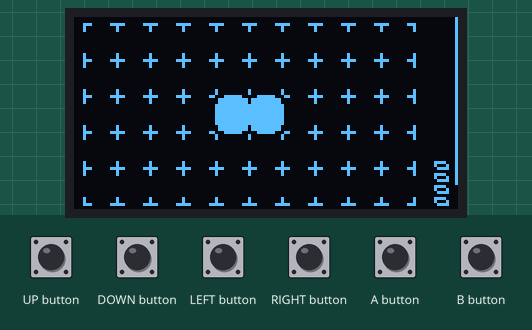
Recording of a sketch running on a simulated Arduboy, built with avr-gcc and run on an emulated ATmega32U4. Parts: 128×64 one-colour display. The inputs (shaded band) are chosen by the test bench. Random numbers use the default seed unless the sketch sets one.

Above: at 1.2 s.
1.3 s: UP button pressed for 0.15 s
At 1.44 s:
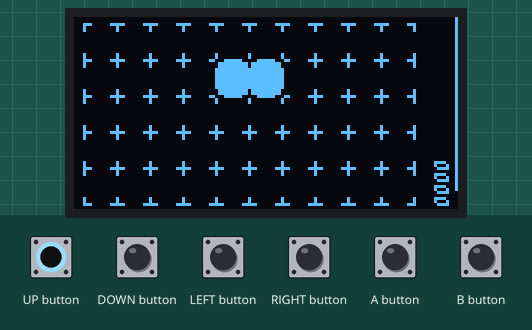
2.0 s: DOWN button pressed for 0.15 s
At 2.21 s:
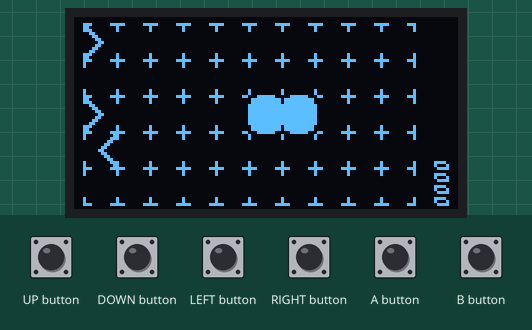
2.7 s: LEFT button pressed for 0.15 s
At 2.87 s:
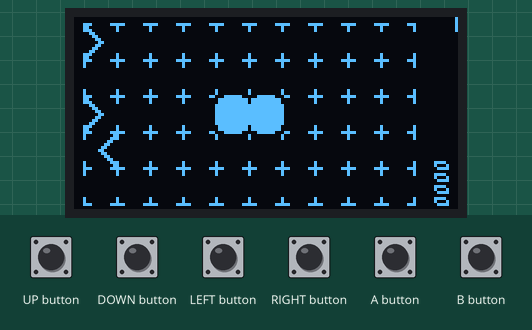
3.4 s: RIGHT button pressed for 0.15 s
At 3.66 s:
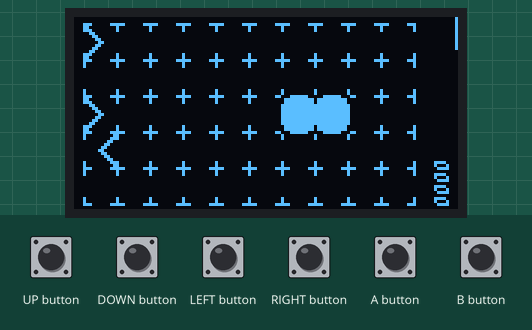
4.1 s: B button pressed for 0.15 s
At 4.74 s:
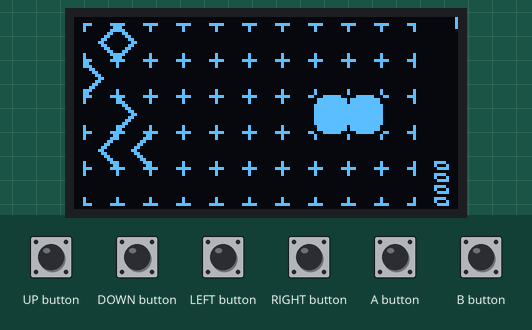
4.8 s: B button pressed for 1 s
At 32.71 s:
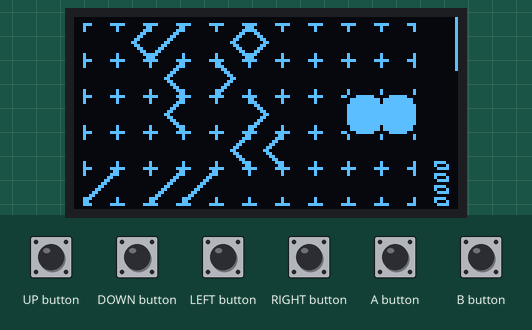

The sketch:

arduboy-ardunpey.ino
```cpp
#include <Arduboy2.h>


/*
 * enum
 */

enum panel_t : uint8_t {
    EMPTY      = 0, // ' '
    SLASH      = 1, // '/'
    BACK_SLASH = 2, // '\'
    AND        = 3, // '∧'
    OR         = 4, // '∨'
};


/*
 * consts
 */

const uint8_t PROGMEM BOX_BITMAP[] = {
    0x07, 0x01, 0x01, 0x00, 0x00, 0x00, 0x00, 0x00, 0x00, 0x01, 0x01, 0x07, 0x1c, 0x10, 0x10, 0x00, 0x00, 0x00, 0x00, 0x00, 0x00, 0x10, 0x10, 0x1c, // EMPTY
    0x07, 0x07, 0x0d, 0x18, 0x30, 0x60, 0xc0, 0x80, 0x00, 0x01, 0x01, 0x07, 0x1c, 0x10, 0x10, 0x00, 0x00, 0x00, 0x00, 0x01, 0x03, 0x16, 0x1c, 0x1c, // SLASH
    0x07, 0x01, 0x01, 0x00, 0x80, 0xc0, 0x60, 0x30, 0x18, 0x0d, 0x07, 0x07, 0x1c, 0x1c, 0x16, 0x03, 0x01, 0x00, 0x00, 0x00, 0x00, 0x10, 0x10, 0x1c, // BACK_SLASH
    0x07, 0x07, 0x0d, 0x18, 0xb0, 0xe0, 0x40, 0x00, 0x00, 0x01, 0x01, 0x07, 0x1c, 0x1c, 0x16, 0x03, 0x01, 0x00, 0x00, 0x00, 0x00, 0x10, 0x10, 0x1c, // AND
    0x07, 0x01, 0x01, 0x00, 0x00, 0x40, 0xe0, 0xb0, 0x18, 0x0d, 0x07, 0x07, 0x1c, 0x10, 0x10, 0x00, 0x00, 0x00, 0x00, 0x01, 0x03, 0x16, 0x1c, 0x1c, // OR
};

const uint8_t PROGMEM CURSOR_BITMAP[] = {
    0xff, 0xff, 0xff, 0xff, 0xff, 0xff, 0xff, 0xff, 0xff, 0xff, 0xff, 0xff, 0xff, 0xff, 0xff, 0xff, 0xff, 0xff, 0xff, 0xff, 0xff, 0xff, 0xff,
    0x1f, 0x1f, 0x1f, 0x1f, 0x1f, 0x1f, 0x1f, 0x1f, 0x1f, 0x1f, 0x1f, 0x1f, 0x1f, 0x1f, 0x1f, 0x1f, 0x1f, 0x1f, 0x1f, 0x1f, 0x1f, 0x1f, 0x1f,
};

const uint8_t PROGMEM NUM_BITMAP[] = {
    0x03, 0x05, 0x05, 0x05, 0x06, // 0
    0x07, 0x02, 0x02, 0x03, 0x02, // 1
    0x07, 0x01, 0x06, 0x04, 0x03, // 2
    0x03, 0x04, 0x02, 0x04, 0x03, // 3
    0x04, 0x04, 0x07, 0x05, 0x01, // 4
    0x03, 0x04, 0x07, 0x01, 0x07, // 5
    0x03, 0x05, 0x07, 0x01, 0x06, // 6
    0x01, 0x01, 0x02, 0x04, 0x07, // 7
    0x03, 0x05, 0x07, 0x05, 0x06, // 8
    0x03, 0x04, 0x07, 0x05, 0x06, // 9
};

const int FILE_MAX = 5;
const int RANK_MAX = 10;


/*
 * global vars
 */

Arduboy2 arduboy;

/*
 * [0][0] [1][0] [2][0] [3][0] [4][0]
 * [0][1] [1][1] [2][1] [3][1] [4][1]
 * [0][2] [1][2] [2][2] [3][2] [4][2]
 * [0][3] [1][3] [2][3] [3][3] [4][3]
 * [0][4] [1][4] [2][4] [3][4] [4][4]
 * [0][5] [1][5] [2][5] [3][5] [4][5]
 * [0][6] [1][6] [2][6] [3][6] [4][6]
 * [0][7] [1][7] [2][7] [3][7] [4][7]
 * [0][8] [1][8] [2][8] [3][8] [4][8]
 * [0][9] [1][9] [2][9] [3][9] [4][9]
 */
panel_t BOARD[FILE_MAX][RANK_MAX];
bool REACHED[FILE_MAX][RANK_MAX];
bool SEEN[FILE_MAX][RANK_MAX];
uint8_t cur_file = 2;
uint8_t cur_rank = 4;
uint8_t key_wait = 0;
uint8_t scroll_wait = 64;
uint8_t erase_wait = 0;
uint16_t score = 0;


/*
 * functions
 */

void setup() {
    arduboy.begin();
    arduboy.initRandomSeed();
    arduboy.setFrameRate(30);
    // arduboy.invert(true);
}

void loop() {
    if (!arduboy.nextFrame()) return;
    arduboy.pollButtons();

    erase_wait = max(erase_wait - 1, 0);
    if (erase_wait == 0) {
        for (int a = 0; a < FILE_MAX * RANK_MAX; a++) {
            if (*((panel_t*)REACHED + a)) {
                *((panel_t*)BOARD + a) = EMPTY;
                score++;
            }
        }
        memset(REACHED, 0, sizeof(REACHED));
        memset(SEEN, 0, sizeof(SEEN));
        bool reached = false;
        for (int r = 0; r < RANK_MAX; r++) reached |= search_r(0, r);
        if (reached) erase_wait = 31;
    }

    if (erase_wait == 0 && (--scroll_wait == 0 || arduboy.justPressed(B_BUTTON))) {
        panel_t b[] = {EMPTY, EMPTY, EMPTY, EMPTY, SLASH, BACK_SLASH, AND, OR};
        for (int f = 0; f < FILE_MAX; f++) BOARD[f][0] = EMPTY;
        for (int a = 0; a < FILE_MAX * RANK_MAX - 1; a++) *((panel_t*)BOARD + a) = *((panel_t*)BOARD + a + 1);
        for (int f = 0; f < FILE_MAX; f++) BOARD[f][9] = b[random(8)];
        cur_rank = max(cur_rank - 1, 0);
        scroll_wait = 255;
    }

    if (arduboy.justPressed(A_BUTTON) && !REACHED[cur_file][cur_rank] && !REACHED[cur_file][cur_rank + 1]) {
        panel_t p = BOARD[cur_file][cur_rank];
        BOARD[cur_file][cur_rank] = BOARD[cur_file][cur_rank + 1];
        BOARD[cur_file][cur_rank + 1] = p;
    }

    key_wait = max(key_wait - 1, 0);
    if (key_wait == 0) {
        if (arduboy.pressed(RIGHT_BUTTON)) {
            cur_rank = max(cur_rank - 1, 0);
            key_wait = 4;
        }
        if (arduboy.pressed(LEFT_BUTTON)) {
            cur_rank = min(cur_rank + 1, RANK_MAX - 2);
            key_wait = 4;
        }
        if (arduboy.pressed(UP_BUTTON)) {
            cur_file = max(cur_file - 1, 0);
            key_wait = 4;
        }
        if (arduboy.pressed(DOWN_BUTTON)) {
            cur_file = min(cur_file + 1, FILE_MAX - 1);
            key_wait = 4;
        }
    }

    arduboy.clear();
    for (int f = 0; f < FILE_MAX; f++) {
        for (int r = 0; r < RANK_MAX; r++) {
            if (REACHED[f][r] && erase_wait / 8 % 2 == 1) {
                draw_panel(f, r, &BOX_BITMAP[0]);
            } else {
                draw_panel(f, r, &BOX_BITMAP[24 * BOARD[f][r]]);
            }
        }
    }
    draw_cursor(cur_file, cur_rank);
    arduboy.drawBitmap(120, 48, &NUM_BITMAP[5 * (score / 1000 % 10)], 5, 3);
    arduboy.drawBitmap(120, 52, &NUM_BITMAP[5 * (score / 100 % 10)], 5, 3);
    arduboy.drawBitmap(120, 56, &NUM_BITMAP[5 * (score / 10 % 10)], 5, 3);
    arduboy.drawBitmap(120, 60, &NUM_BITMAP[5 * (score % 10)], 5, 3);
    arduboy.drawFastVLine(127, 0, 63 - scroll_wait / 4);
    arduboy.display();
}

/**
 * パネルの右上にノードがあるか
 */
bool has_ru_node(panel_t p) {
    return p == SLASH || p == OR;
}

/**
 * パネルの右下にノードがあるか
 */
bool has_rd_node(panel_t p) {
    return p == BACK_SLASH || p == AND;
}

/**
 * パネルの左上にノードがあるか
 */
bool has_lu_node(panel_t p) {
    return p == BACK_SLASH || p == OR;
}

/**
 * パネルの左下にノードがあるか
 */
bool has_ld_node(panel_t p) {
    return p == SLASH || p == AND;
}

bool is_index_valid(uint8_t f, uint8_t r) {
    return f < FILE_MAX && r < RANK_MAX;
}

/**
 * パネルの右端のノード（右上か右下）に接続されているエッジを探索する
 */
bool search_r(uint8_t f, uint8_t r) {
    if (SEEN[f][r] || REACHED[f][r]) return REACHED[f][r];
    SEEN[f][r] = true;
    REACHED[f][r] |= f == FILE_MAX - 1;
    REACHED[f][r] |= has_ru_node(BOARD[f][r]) && is_index_valid(f + 1, r - 1) && has_ld_node(BOARD[f + 1][r - 1]) && search_r(f + 1, r - 1); // パネルの右上のノードから右上に向かう
    REACHED[f][r] |= has_ru_node(BOARD[f][r]) && is_index_valid(f + 1, r - 0) && has_lu_node(BOARD[f + 1][r - 0]) && search_r(f + 1, r - 0); // パネルの右上のノードから右下に向かう
    REACHED[f][r] |= has_ru_node(BOARD[f][r]) && is_index_valid(f + 0, r - 1) && has_rd_node(BOARD[f + 0][r - 1]) && search_l(f + 0, r - 1); // パネルの右上のノードから左上に向かう
    REACHED[f][r] |= has_rd_node(BOARD[f][r]) && is_index_valid(f + 1, r + 1) && has_lu_node(BOARD[f + 1][r + 1]) && search_r(f + 1, r + 1); // パネルの右下のノードから右下に向かう
    REACHED[f][r] |= has_rd_node(BOARD[f][r]) && is_index_valid(f + 1, r + 0) && has_ld_node(BOARD[f + 1][r + 0]) && search_r(f + 1, r + 0); // パネルの右下のノードから右上に向かう
    REACHED[f][r] |= has_rd_node(BOARD[f][r]) && is_index_valid(f + 0, r + 1) && has_ru_node(BOARD[f + 0][r + 1]) && search_l(f + 0, r + 1); // パネルの右下のノードから左下に向かう
    SEEN[f][r] = false;
    return REACHED[f][r];
}

/**
 * パネルの左端のノード（左上か左下）に接続されているエッジを探索する
 */
bool search_l(uint8_t f, uint8_t r) {
    if (SEEN[f][r] || REACHED[f][r]) return REACHED[f][r];
    SEEN[f][r] = true;
    // REACHED[f][r] |= f == FILE_MAX - 1; // 左端探索のときは到達しない
    REACHED[f][r] |= has_lu_node(BOARD[f][r]) && is_index_valid(f - 1, r - 1) && has_rd_node(BOARD[f - 1][r - 1]) && search_l(f - 1, r - 1); // パネルの左上のノードから左上に向かう
    REACHED[f][r] |= has_lu_node(BOARD[f][r]) && is_index_valid(f - 1, r - 0) && has_ru_node(BOARD[f - 1][r - 0]) && search_l(f - 1, r - 0); // パネルの左上のノードから左下に向かう
    REACHED[f][r] |= has_lu_node(BOARD[f][r]) && is_index_valid(f - 0, r - 1) && has_ld_node(BOARD[f - 0][r - 1]) && search_r(f - 0, r - 1); // パネルの左上のノードから右上に向かう
    REACHED[f][r] |= has_ld_node(BOARD[f][r]) && is_index_valid(f - 1, r + 1) && has_ru_node(BOARD[f - 1][r + 1]) && search_l(f - 1, r + 1); // パネルの左下のノードから左下に向かう
    REACHED[f][r] |= has_ld_node(BOARD[f][r]) && is_index_valid(f - 1, r + 0) && has_rd_node(BOARD[f - 1][r + 0]) && search_l(f - 1, r + 0); // パネルの左下のノードから左上に向かう
    REACHED[f][r] |= has_ld_node(BOARD[f][r]) && is_index_valid(f - 0, r + 1) && has_lu_node(BOARD[f - 0][r + 1]) && search_r(f - 0, r + 1); // パネルの左下のノードから右下に向かう
    SEEN[f][r] = false;
    return REACHED[f][r];
}

void draw_panel(int file, int rank, const uint8_t* bitmap) {
    arduboy.drawBitmap(11 * (RANK_MAX - 1 - rank) + 3, 12 * file + 2, bitmap, 12, 13);
}

void draw_cursor(int file, int rank) {
    arduboy.drawBitmap(11 * (RANK_MAX - 2 - rank) + 3, 12 * file + 2, CURSOR_BITMAP, 23, 13, INVERT);
}
```
